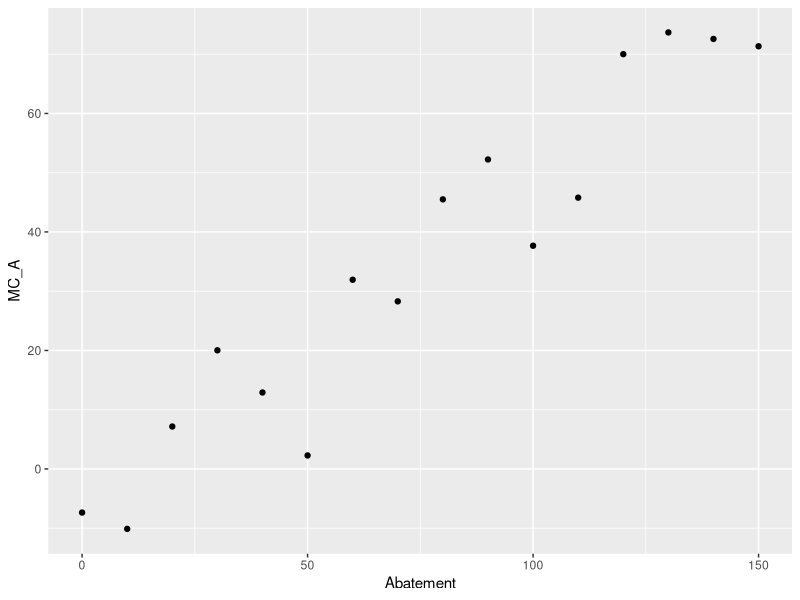
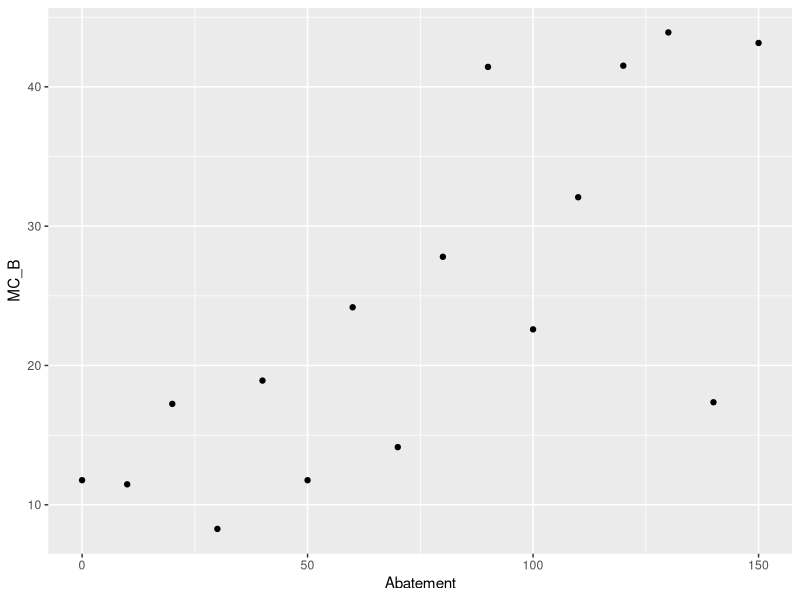
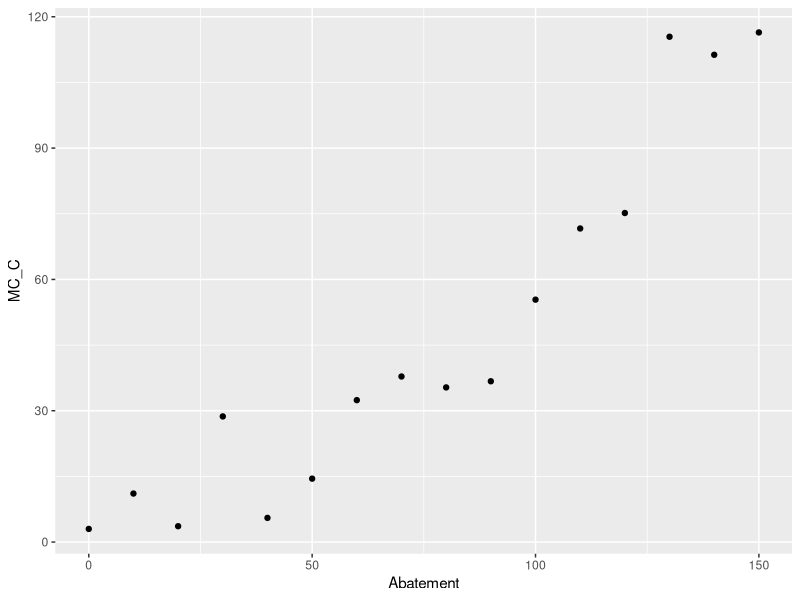
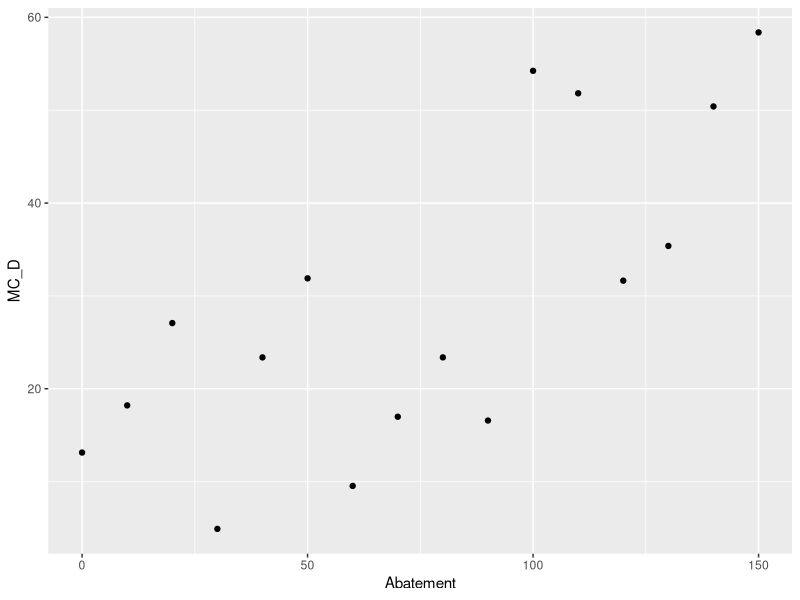
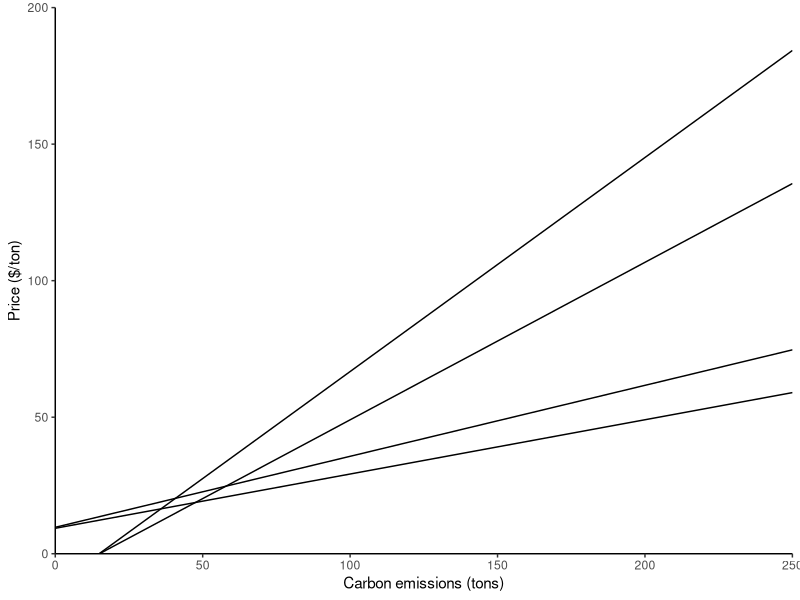
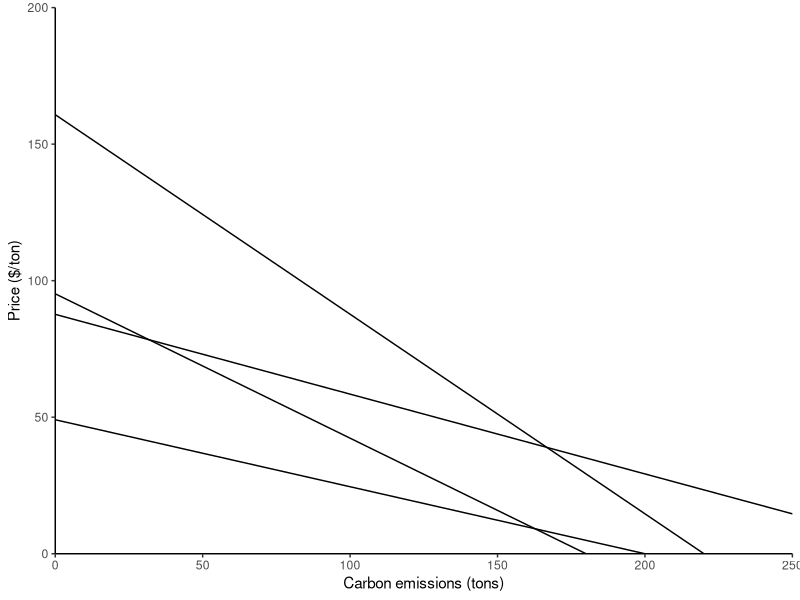

Write R code to recreate these figures, in order. (Note: this script raises an error after producing the figures.)
## ---- chunk 1
knitr::opts_chunk$set(echo = TRUE)
## ---- chunk 2

library(tidyverse)
library(reshape2)

carbon_abate <- read_csv("HW4Data.csv")

## ---- chunk 3
#Marginal cost of abatement scatter plots
sector_A <- ggplot(carbon_abate, aes(x = Abatement, y = MC_A)) +
  geom_point()
sector_A

sector_B <- ggplot(carbon_abate, aes(x = Abatement, y = MC_B)) +
  geom_point()
sector_B

sector_C <- ggplot(carbon_abate, aes(x = Abatement, y = MC_C)) +
  geom_point()
sector_C

sector_D <- ggplot(carbon_abate, aes(x = Abatement, y = MC_D)) +
  geom_point()
sector_D

## ---- chunk 4

#MC Linear regressions
model_A <- lm(MC_A ~ Abatement, data = carbon_abate)
summary(model_A)

model_B <- lm(MC_B ~ Abatement, data = carbon_abate)
summary(model_B)

model_C <- lm(MC_C ~ Abatement, data = carbon_abate)
summary(model_C)

model_D <- lm(MC_D ~ Abatement, data = carbon_abate)
summary(model_D)

#MC Functions 
MC_A_fxn <- function(Q) {(model_A$coefficients[2])*Q + model_A$coefficients[1]}
MC_B_fxn <- function(Q) {(model_B$coefficients[2])*Q + model_B$coefficients[1]}
MC_C_fxn <- function(Q) {(model_C$coefficients[2])*Q + model_C$coefficients[1]}
MC_D_fxn <- function(Q) {(model_D$coefficients[2])*Q + model_D$coefficients[1]}
## ---- chunk 5

#MC graph
MC_graph <- ggplot(data.frame(x=c(1, 250)), aes(x=x)) + 
  stat_function(fun = MC_A_fxn, geom = "line") + 
  stat_function(fun = MC_B_fxn, geom = "line") + 
  stat_function(fun = MC_C_fxn, geom = "line") + 
  stat_function(fun = MC_D_fxn, geom = "line") + 
  xlab("Carbon emissions (tons)") + 
  ylab("Price ($/ton)") +
  scale_x_continuous(expand = c(0,0), limits = c(0,250))+
  scale_y_continuous(expand = c(0,0), limits = c(0,200))+
  theme_classic() 
MC_graph


## **To do: Color code the lines and/or add a legend
## ---- chunk 6
#Set initial emissions
Q_A_initial <- 180
Q_B_initial <- 200
Q_C_initial <- 220
Q_D_initial <- 300


#Price for each sector at their initial Q (i.e. the y intercept of the demand function)
demand_A_int <- (model_A$coefficients[1] + model_A$coefficients[2]*Q_A_initial)
demand_A_int #95.18706 

demand_B_int <- (model_B$coefficients[1] + model_B$coefficients[2]*Q_B_initial)
demand_B_int #49.06656 

demand_C_int <- (model_C$coefficients[1] + model_C$coefficients[2]*Q_C_initial)
demand_C_int #160.7868 

demand_D_int <- (model_D$coefficients[1] + model_D$coefficients[2]*Q_D_initial)
demand_D_int #87.66577 


#Slope of the demand function for each sector
demand_A_slope <- (demand_A_int/-Q_A_initial)
demand_A_slope # -0.528817 

demand_B_slope <- (demand_B_int/-Q_B_initial)
demand_B_slope # -0.2453328 

demand_C_slope <- (demand_C_int/-Q_C_initial)
demand_C_slope # -0.7308492 

demand_D_slope <- (demand_D_int/-Q_D_initial)
demand_D_slope # -0.2922192 


#Final demand functions (price = slope*Q + intercept)
demand_A_fxn <- function(Q) {demand_A_slope*Q + demand_A_int}
demand_B_fxn <- function(Q) {demand_B_slope*Q + demand_B_int}
demand_C_fxn <- function(Q) {demand_C_slope*Q + demand_C_int}
demand_D_fxn <- function(Q) {demand_D_slope*Q + demand_D_int}


## ---- chunk 7
#Demand graph
demand_graph <- ggplot(data.frame(x=c(1, 250)), aes(x=x)) + 
  stat_function(fun = demand_A_fxn, geom = "line") + 
  stat_function(fun = demand_B_fxn, geom = "line") + 
  stat_function(fun = demand_C_fxn, geom = "line") + 
  stat_function(fun = demand_D_fxn, geom = "line") + 
  xlab("Carbon emissions (tons)") + 
  ylab("Price ($/ton)") +
  scale_x_continuous(expand = c(0,0), limits = c(0,250))+
  scale_y_continuous(expand = c(0,0), limits = c(0,200))+
  theme_classic() 
demand_graph

# **To do: Color code the lines and/or add legend

## ---- chunk 8
#Sector cost
cost_A_cap <- integrate(demand_A_fxn, 80, Q_A_initial)
cost_A_cap # 2644.085

cost_B_cap <- integrate(demand_B_fxn, 100, Q_B_initial)
cost_B_cap # 1226.664

cost_C_cap <- integrate(demand_C_fxn, 120, Q_C_initial)
cost_C_cap # 3654.246

## ---- chunk 9
#Total cost
cost_total_cap <- cost_A_cap[["value"]] + cost_B_cap[["value"]] + cost_C_cap[["value"]]
cost_total_cap # 7524.995

#Total cost of the carbon cap policy is $7524.995

## ---- chunk 10

#Total tax revenue = $0 
## ---- chunk 11

#Define the coefficients
MC_A_slope <- model_A$coefficients[2]
MC_B_slope <- model_B$coefficients[2]
MC_C_slope <- model_C$coefficients[2]

MC_A_int <- model_A$coefficients[1]
MC_B_int <- model_B$coefficients[1]
MC_C_int <- model_C$coefficients[1]

#Create an aggregate marginal cost function
MC_agg_fxn <- function(Q) {(Q + (MC_A_int/MC_A_slope) + (MC_B_int/MC_B_slope) + (MC_C_int/MC_C_slope)) / ((1/MC_A_slope) + (1/MC_B_slope) + (1/MC_C_slope))}

tax <- MC_agg_fxn(300)
tax #39.42658 

#MC solved for price to calculate the quantitiy Carbon emitted with tax price
A_MC_P <- function(P) {(P - model_A$coefficients[1]) / model_A$coefficients[2]}
B_MC_P <- function(P) {(P - model_B$coefficients[1]) / model_B$coefficients[2]}
C_MC_P <- function(P) {(P - model_C$coefficients[1]) / model_C$coefficients[2]}
D_MC_P <- function(P) {(P - model_D$coefficients[1]) / model_D$coefficients[2]}

#carbon emitted per sector with tax
Q_A_tax <- A_MC_P(tax)
Q_B_tax <- B_MC_P(tax)
Q_C_tax <- C_MC_P(tax)

Q_A_tax #83.33489 tons carbon
Q_B_tax #151.4956 tons carbon
Q_C_tax #65.16953 tons carbon

Q_total_tx <- Q_A_tax + Q_B_tax + Q_C_tax
Q_total_tx

#Cost to each sector

## ---- chunk 12


## ---- chunk 13


## ---- chunk 14
A_demand_X <- function(y) {(y - A_demand_int) / A_slope}

B_demand_X <- function(y) {(y - B_demand_int) / B_slope}

C_demand_X <- function(y) {(y - C_demand_int) / C_slope}

agg_demand_X <- function(y) {((y - A_demand_int) / A_slope) + ((y - B_demand_int) / B_slope) + ((y - C_demand_int) / C_slope)}

A_slope
A_demand_int
B_slope
B_demand_int
C_slope
C_demand_int

agg_demand_X(0)

# x = (y-95.18706) / -0.528817) + ((y-49.06656 ) / -0.2453328 ) + ((y-160.7868 ) / -0.7308492 )

agg_demand <- function(x) {(-0.09482*x - 56.89054) / 0.69552}
## double check this algebra ^^

agg_graph <- ggplot(data.frame(x=c(1, 200)), aes(x=x)) + 
  stat_function(fun = agg_demand, geom = "line") + 
  xlab("x") + 
  ylab("y") +
  scale_x_continuous(expand = c(0,0), limits = c(0,200))
agg_graph
## ---- chunk 15

#supply curve functions solved for y, gives the price



#supply curve function solved for x, gives the quantity
MC_A_Qfxn <- function(P) {(P - model_A$coefficients[1]) / model_A$coefficients[2]}

MC_B_Qfxn <- function(P) {(P - model_B$coefficients[1]) / model_B$coefficients[2]}

MC_C_Qfxn <- function(P) {(P - model_C$coefficients[1]) / model_C$coefficients[2]}

MC_D_Qfxn <- function(P) {(P - model_D$coefficients[1]) / model_D$coefficients[2]}

#aggregate supply curve

#may be more difficult then necessary
agg_supply_x <- function(y) {((y - model_A$coefficients[1]) / model_A$coefficients[2]) + ((y - model_B$coefficients[1]) / model_B$coefficients[2]) + ((y - model_C$coefficients[1]) / model_C$coefficients[2])}

#Madelines code pulling from
#Mag =(1/sectorA$coefficients[2])+(1/sectorB$coefficients[2])+(1/sectorC$coefficients[2])
#Bag = (-(sectorA$coefficients[1]/sectorA$coefficients[2])-(sectorB$coefficients[1]/sectorB$coefficients[2])-(sectorC$coefficients[1]/sectorC$coefficients[2]))



agg_slope_supply <- (1/model_A$coefficients[2]) + (1/model_B$coefficients[2]) + (1/model_C$coefficients[2])
agg_intercept_supply <- (-(model_A$coefficients[1]/model_A$coefficients[2]) - (model_B$coefficients[1]/model_B$coefficients[2]) - (model_C$coefficients[1]/model_C$coefficients[2]))

# Price = (quantity + intercept) / slope

agg_supply <- function(x) {(x + agg_intercept_supply) / agg_slope_supply}
tax <- agg_supply(300)
tax #35.19137



## ---- chunk 16
#same emission and cost as tax

## ---- chunk 17



## ---- chunk 18
#country X tons of air pollution is equal to the amount of carbon emitted
country_x_pollution <- Q_A_tax + Q_B_tax + Q_C_tax
country_x_pollution #300 tons air pollution in country x

country_y_pollution <- 300 # tons air pollution = normal emissions

## ---- chunk 19



## ---- chunk 20
